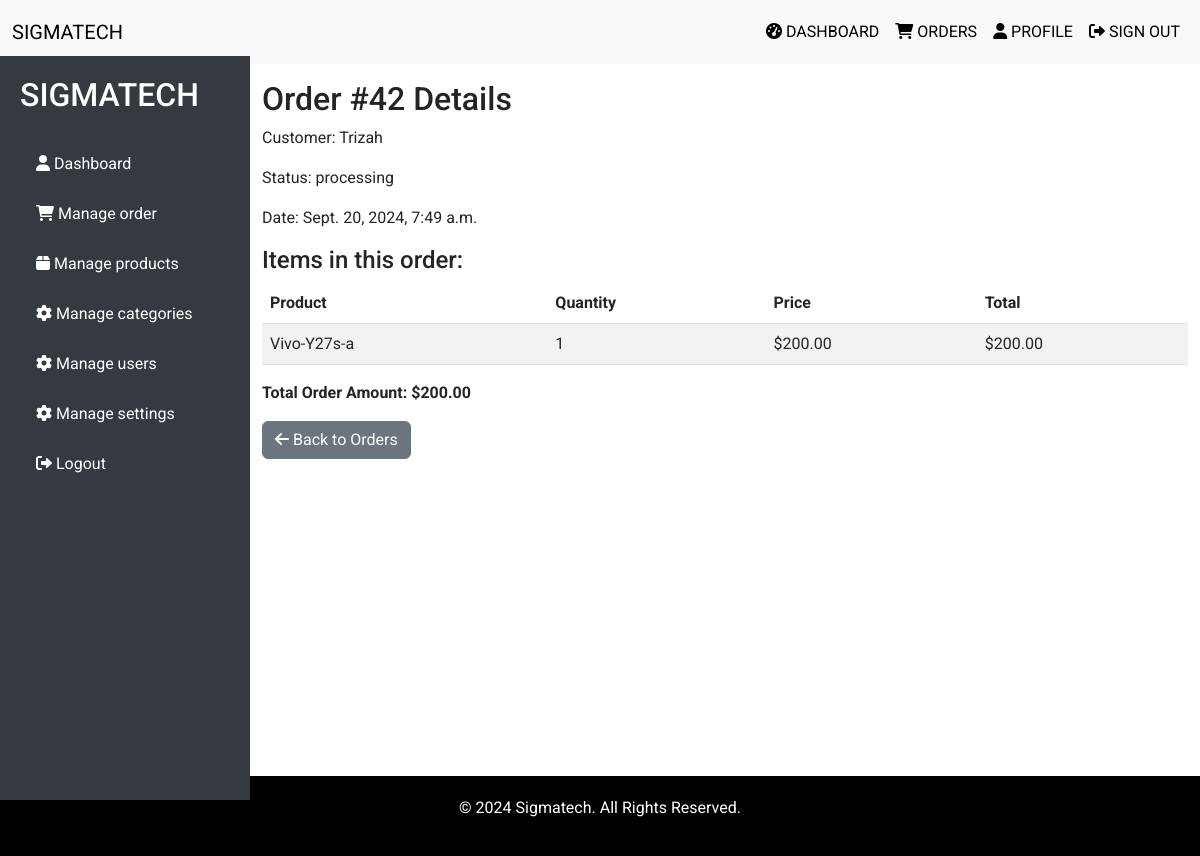
Before: /dashboard/order/42/ (signed in) with the older database file.
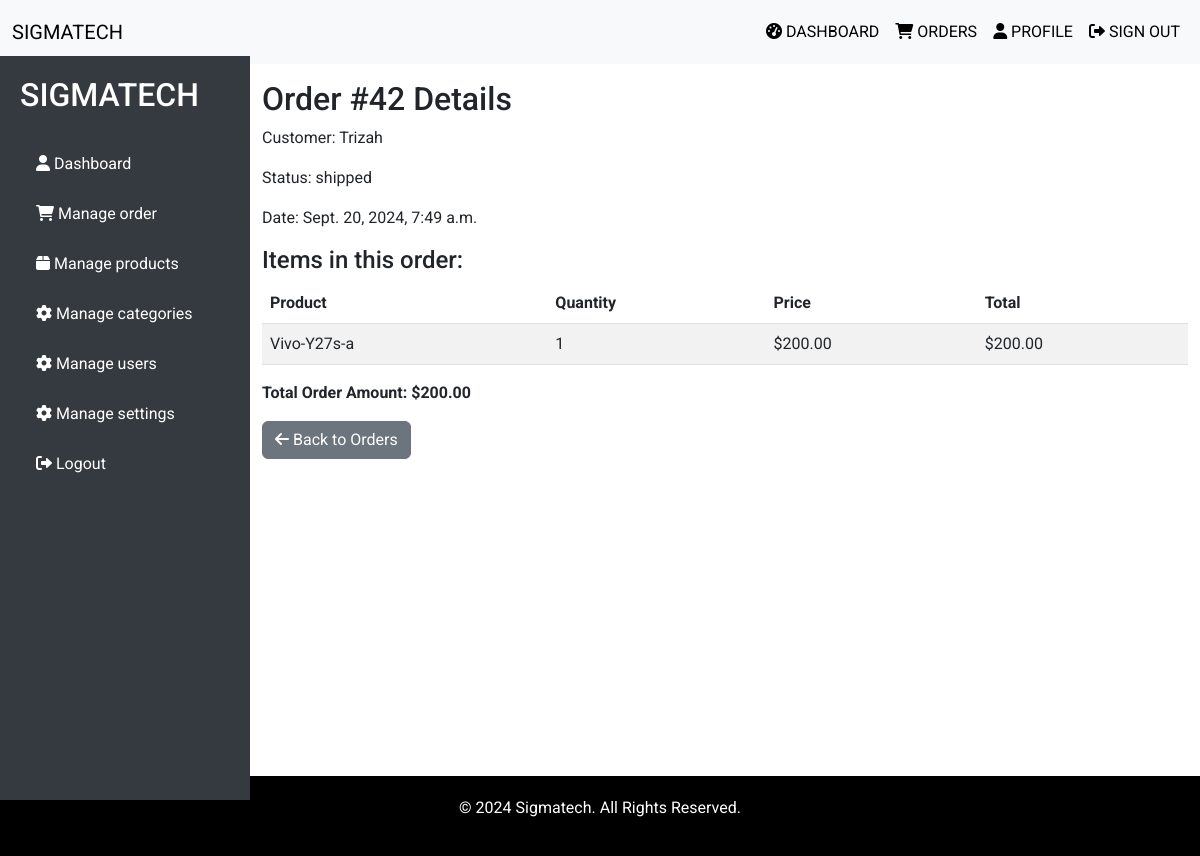
After: the same page with the newer database file.
### order/models.py (models this page shows, shortened)
class Order(models.Model):
    STATUS_CHOICES = [
        ('pending', 'Pending'),
        ('processing', 'Processing'),
        ('shipped', 'Shipped'),
        ('delivered', 'Delivered'),
        ('canceled', 'Canceled'),
    ]
    user = models.ForeignKey(settings.AUTH_USER_MODEL, on_delete=models.CASCADE)
    cart = models.OneToOneField(Cart, on_delete=models.CASCADE)
    status = models.CharField(max_length=20, choices=STATUS_CHOICES, default='pending')
    created_at = models.DateTimeField(auto_now_add=True)
    updated_at = models.DateTimeField(auto_now=True)

### dashboard/views.py (the view)
# urls.py: path('order/<int:order_id>/', admin_view_order, name='admin_view_order'),
@user_passes_test(admin_only)
def admin_view_order(request, order_id):
    order = get_object_or_404(Order, id=order_id)  # Fetch the specific order by ID
    order_items = order.items.all()  # Get all items related to the order
    total_price = sum(item.total_price() for item in order_items)
    print(total_price)
    context = {
        'order': order,
        'order_items': order_items,  # Pass order items to the template
        'total_price': total_price,  # Pass the total price to the template
    }
    return render(request, 'dashboard/order_detail.html', context)

### dashboard/views.py (called while the page is built)
def admin_only(user):
    return user.is_superuser

### order/models.py (called while the page is built)
    def total_price(self):
        return self.quantity * self.price

### dashboard/templates/dashboard/order_detail.html (shortened to what this page needs)
{% extends 'dashboard/base1.html' %}
{% block content %}
<div class="container-fluid mt-4">
    <h2>Order #{{ order.id }} Details</h2>
    <p>Customer: {{ order.user.username }}</p>
    <p>Status: {{ order.status }}</p>
    <p>Date: {{ order.created_at }}</p>
    <h4>Items in this order:</h4>
    <table class="table table-striped">
        <thead>
            <tr>
                <th>Product</th>
                <th>Quantity</th>
                <th>Price</th>
                <th>Total</th>
            </tr>
        </thead>
        <tbody>
            {% for item in order_items %}
            <tr>
                <td>{{ item.product.name }}</td>
                <td>{{ item.quantity }}</td>
                <td>${{ item.price }}</td>
                <td>${{ item.total_price }}</td>
            </tr>
            {% endfor %}
        </tbody>
    </table>
    <p><strong>Total Order Amount: ${{ total_price }}</strong></p>
    <a href="{% url 'dashboard:admin_manage_orders' %}" class="btn btn-secondary">
        <i class="fas fa-arrow-left"></i> Back to Orders
    </a>
</div>
{% endblock %}

Changed rows visible on the page:
changed Order "Trizah": status "processing" → "shipped"
